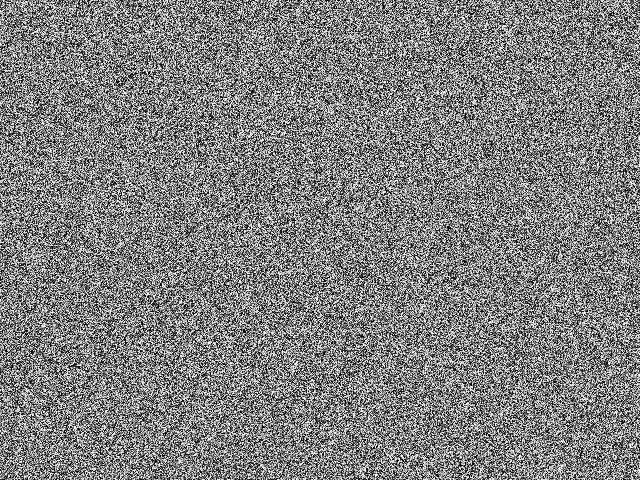
#> input picture SysOps-System-Health-Monitoring-with-Thermal-Imaging/images/thermal1.jpg, 640 x 480 px
$ python analyze_thermal.py
#> lines starting #> are read from the running program, lines starting #| are printed output that depends on the picture
import cv2
import numpy as np
import matplotlib.pyplot as plt

# --- Step 2: Load and Visualize Thermal Images ---
image_path = "images/thermal1.jpg"  # Replace with your actual image
img = cv2.imread(image_path, cv2.IMREAD_GRAYSCALE)
#> img is the input picture: shape (480, 640); min 0, max 255, mean 127.5

if img is None:
    print(f"Error: Image not found at '{image_path}'.")
    exit()

# Plot thermal colormap and save a copy for headless environments
plt.figure(figsize=(8, 6))
plt.imshow(img, cmap="inferno")
plt.title("Thermal Image")
plt.colorbar(label="Temperature Intensity")
plt.savefig("thermal_colormap.png", bbox_inches="tight")
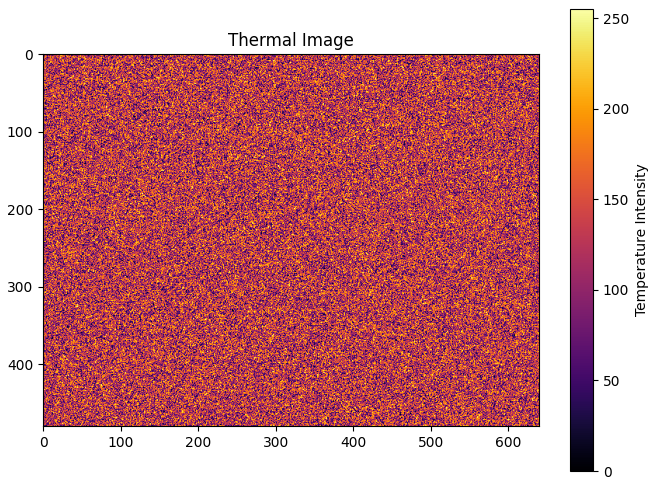
#> figure drawn by matplotlib, 2 panels
plt.show()

# --- Step 3: Detect Heat Anomalies (Hotspots) ---
# Threshold to find hot zones (0-255 scale)
threshold = 200
_, hot_mask = cv2.threshold(img, threshold, 255, cv2.THRESH_BINARY)
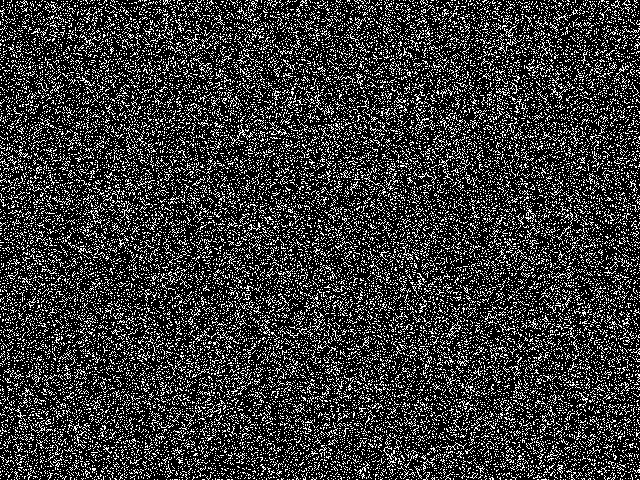
#> hot_mask: shape (480, 640); 21.5% white in thin lines or dots

# Find contours (hot regions)
contours, _ = cv2.findContours(hot_mask, cv2.RETR_EXTERNAL, cv2.CHAIN_APPROX_SIMPLE)
#> contours = 21330 contours, all with area under 20
img_color = cv2.cvtColor(img, cv2.COLOR_GRAY2BGR)

for cnt in contours:
    x, y, w, h = cv2.boundingRect(cnt)
    cv2.rectangle(img_color, (x, y), (x + w, y + h), (0, 0, 255), 2)
#> this loop made 21330 passes
#> (x, y, w, h) on passes 2 to 4: (622, 479, 1, 1), (565, 479, 1, 1), (563, 479, 1, 1)
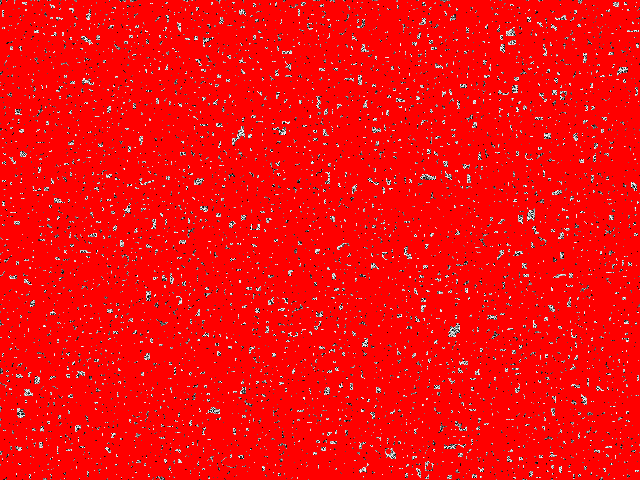
#> img_color: shape (480, 640, 3); mean B, G, R 10.8, 10.8, 245.6

# Save annotated hotspot image
cv2.imwrite("detected_hotspots.jpg", img_color)

# --- Step 4: Predict Failure Based on Heat Intensity ---
print(f"Total hotspots detected: {len(contours)}")
#| Total hotspots detected: 21330

if len(contours) >= 2:
    print("⚠️  Warning: Multiple hotspots detected. Possible overheating risk.")
elif len(contours) == 1:
    print("⚠️  One hotspot detected. Monitor the component.")
else:
    print("✅  No critical heat anomalies detected.")

# Display the result window
cv2.imshow("Detected Hotspots", img_color)
cv2.waitKey(0)
cv2.destroyAllWindows()
